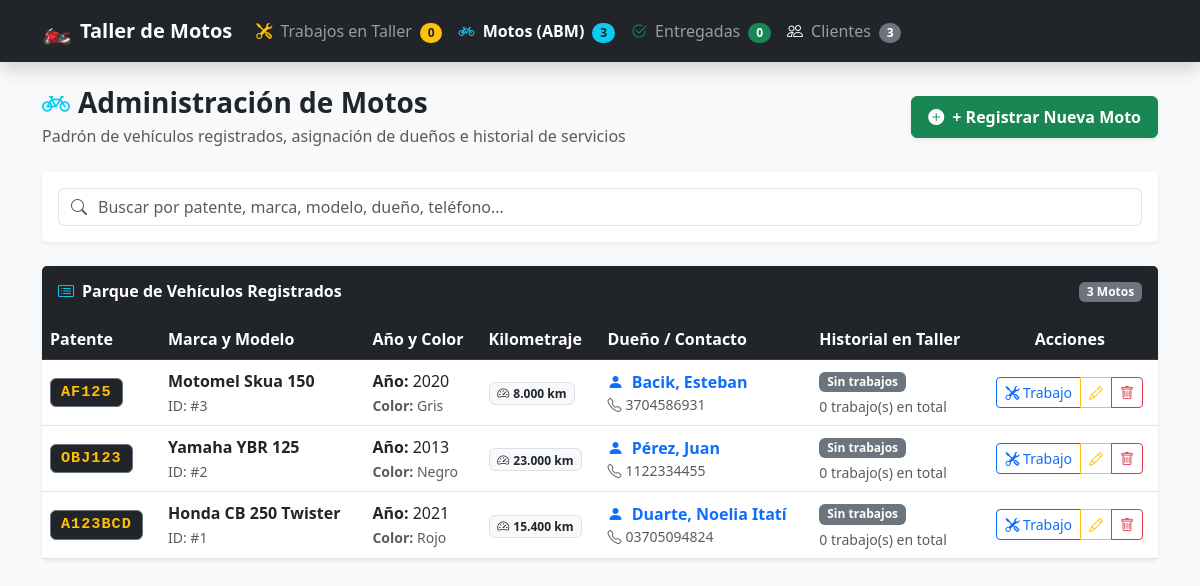
/motos.php, run on an earlier commit of the app's database.
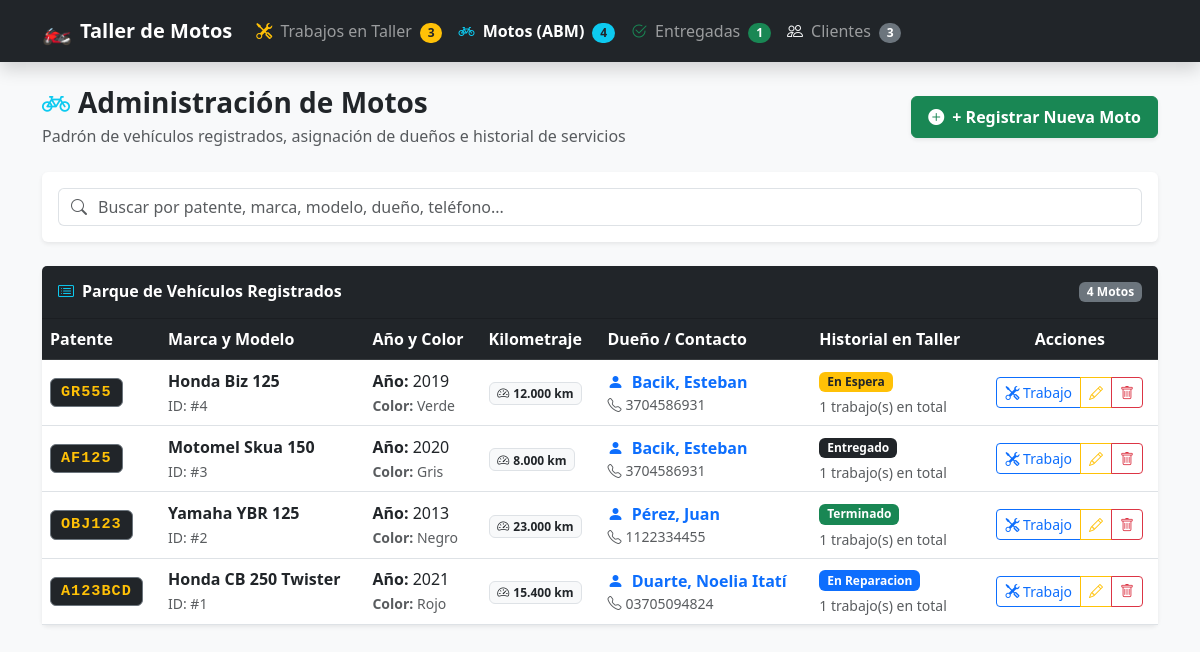
And on a later commit of the database.
### tables this page shows
CREATE TABLE IF NOT EXISTS `motos` (
  `id_moto` INT AUTO_INCREMENT PRIMARY KEY,
  `id_cliente` INT NOT NULL,
  `marca` VARCHAR(50) NOT NULL,
  `modelo` VARCHAR(100) NOT NULL,
  `anio` INT NULL,
  `patente` VARCHAR(20) NOT NULL UNIQUE,
  `color` VARCHAR(30) NULL,
  `kilometraje` INT DEFAULT 0,
  `fecha_registro` TIMESTAMP DEFAULT CURRENT_TIMESTAMP,
  FOREIGN KEY (`id_cliente`) REFERENCES `clientes`(`id_cliente`) ON DELETE CASCADE
);

CREATE TABLE IF NOT EXISTS `clientes` (
  `id_cliente` INT AUTO_INCREMENT PRIMARY KEY,
  `nombre` VARCHAR(100) NOT NULL,
  `apellido` VARCHAR(100) NOT NULL,
  `telefono` VARCHAR(20) NOT NULL,
  `email` VARCHAR(100) NULL,
  `direccion` VARCHAR(200) NULL,
  `fecha_registro` TIMESTAMP DEFAULT CURRENT_TIMESTAMP
);

### motos.php (the view, shortened to what this page needs)
<?php
require_once 'conexion.php';
$sqlMotos = "SELECT m.*,
                    c.nombre AS cliente_nombre, c.apellido AS cliente_apellido,
                    c.telefono AS cliente_telefono, c.direccion AS cliente_direccion,
                    (SELECT t.estado FROM trabajos t WHERE t.id_moto = m.id_moto ORDER BY t.id_trabajo DESC LIMIT 1) AS ultimo_estado,
                    (SELECT COUNT(*) FROM trabajos t WHERE t.id_moto = m.id_moto) AS total_trabajos
             FROM motos m
             INNER JOIN clientes c ON m.id_cliente = c.id_cliente
             ORDER BY m.id_moto DESC";
$stmtMotos = $pdo->query($sqlMotos);
$motos = $stmtMotos->fetchAll();
?>
<!DOCTYPE html>
<html lang="es">
<head>
    <link href="https://cdn.jsdelivr.net/npm/bootstrap@5.3.0/dist/css/bootstrap.min.css" rel="stylesheet">
    <link href="https://cdn.jsdelivr.net/npm/bootstrap-icons@1.10.5/font/bootstrap-icons.css" rel="stylesheet">
</head>
<body class="bg-light">
    <?php include 'navbar.php'; ?>
    <div class="container mb-5">
        <div class="d-flex flex-wrap justify-content-between align-items-center mb-4 gap-3">
            <div>
                <h3 class="fw-bold mb-1 text-dark">
                    <i class="bi bi-bicycle me-2 text-info"></i>Administración de Motos
                </h3>
                <p class="text-muted mb-0">Padrón de vehículos registrados, asignación de dueños e historial de servicios</p>
            </div>
            <div>
                <a href="nueva_moto.php?solo_moto=1" class="btn btn-success fw-bold shadow-sm px-3 py-2">
                    <i class="bi bi-plus-circle-fill me-1"></i> + Registrar Nueva Moto
                </a>
            </div>
        </div>
        <div class="card shadow-sm border-0 mb-4">
            <div class="card-body p-3">
                <div class="input-group">
                    <span class="input-group-text bg-white border-end-0 text-muted">
                        <i class="bi bi-search"></i>
                    </span>
                    <input type="text" id="buscadorMotos" class="form-control border-start-0 ps-0"
                           placeholder="Buscar por patente, marca, modelo, dueño, teléfono..." onkeyup="filtrarMotos()">
                </div>
            </div>
        </div>
        <div class="card shadow-sm border-0">
            <div class="card-header bg-dark text-white d-flex justify-content-between align-items-center py-3">
                <h5 class="mb-0 fs-6 fw-bold">
                    <i class="bi bi-card-list me-2 text-info"></i>Parque de Vehículos Registrados
                </h5>
                <span class="badge bg-secondary" id="contadorFiltradas"><?php echo count($motos); ?> Motos</span>
            </div>
            <div class="card-body p-0">
                <div class="table-responsive">
                    <table class="table table-hover align-middle mb-0" id="tablaMotos">
                        <thead class="table-dark">
                            <tr>
                                <th>Patente</th>
                                <th>Marca y Modelo</th>
                                <th>Año y Color</th>
                                <th>Kilometraje</th>
                                <th>Dueño / Contacto</th>
                                <th>Historial en Taller</th>
                                <th class="text-center">Acciones</th>
                            </tr>
                        </thead>
                        <tbody>
                            <?php if (empty($motos)): ?>
                                <tr>
                                    <td colspan="7" class="text-center py-5 text-muted">
                                        <i class="bi bi-bicycle fs-1 text-muted d-block mb-2"></i>
                                        <strong>No hay motos registradas en el sistema.</strong>
                                        <p class="small text-muted mb-3">Registrá la primera moto haciendo clic en el botón superior.</p>
                                        <a href="nueva_moto.php?solo_moto=1" class="btn btn-sm btn-success">
                                            <i class="bi bi-plus-circle me-1"></i> + Registrar Moto
                                        </a>
                                    </td>
                                </tr>
                            <?php else: ?>
                                <?php foreach ($motos as $m):
                                    $estado = $m['ultimo_estado'] ?? 'Sin trabajos';
                                    $badgeClass = 'bg-secondary';
                                    if ($estado === 'En Espera') $badgeClass = 'bg-warning text-dark';
                                    if ($estado === 'En Reparacion') $badgeClass = 'bg-primary text-white';
                                    if ($estado === 'Terminado') $badgeClass = 'bg-success text-white';
                                    if ($estado === 'Entregado') $badgeClass = 'bg-dark text-white';
                                ?>
                                    <tr class="fila-moto"
                                        data-search="<?php echo strtolower(htmlspecialchars($m['patente'] . ' ' . $m['marca'] . ' ' . $m['modelo'] . ' ' . $m['color'] . ' ' . $m['anio'] . ' ' . $m['cliente_nombre'] . ' ' . $m['cliente_apellido'] . ' ' . $m['cliente_telefono'])); ?>">
                                        <td>
                                            <span class="badge bg-dark badge-patente border border-secondary text-warning">
                                                <?php echo htmlspecialchars($m['patente']); ?>
                                            </span>
                                        </td>
                                        <td>
                                            <div class="fw-bold text-dark fs-6">
                                                <?php echo htmlspecialchars($m['marca'] . ' ' . $m['modelo']); ?>
                                            </div>
                                            <small class="text-muted">ID: #<?php echo $m['id_moto']; ?></small>
                                        </td>
                                        <td>
                                            <span class="d-block text-dark">
                                                <strong>Año:</strong> <?php echo !empty($m['anio']) ? $m['anio'] : '<span class="text-muted">-</span>'; ?>
                                            </span>
                                            <small class="text-muted">
                                                <strong>Color:</strong> <?php echo !empty($m['color']) ? htmlspecialchars($m['color']) : '<span class="text-muted">No especificado</span>'; ?>
                                            </small>
                                        </td>
                                        <td>
                                            <span class="badge bg-light text-dark border">
                                                <i class="bi bi-speedometer2 me-1"></i><?php echo number_format($m['kilometraje'] ?? 0, 0, ',', '.'); ?> km
                                            </span>
                                        </td>
                                        <td>
                                            <div class="fw-bold text-primary">
                                                <i class="bi bi-person-fill me-1"></i>
                                                <?php echo htmlspecialchars($m['cliente_apellido'] . ', ' . $m['cliente_nombre']); ?>
                                            </div>
                                            <small class="text-muted d-block">
                                                <i class="bi bi-telephone me-1"></i><?php echo htmlspecialchars($m['cliente_telefono']); ?>
                                            </small>
                                        </td>
                                        <td>
                                            <span class="badge <?php echo $badgeClass; ?> p-1.5 px-2">
                                                <?php echo htmlspecialchars($estado); ?>
                                            </span>
                                            <small class="d-block text-muted mt-1">
                                                <?php echo $m['total_trabajos']; ?> trabajo(s) en total
                                            </small>
                                        </td>
                                        <td class="text-center">
                                            <div class="btn-group btn-group-sm">
                                                <a href="nueva_moto.php?id_moto=<?php echo $m['id_moto']; ?>" class="btn btn-outline-primary" title="Abrir orden de trabajo en taller">
                                                    <i class="bi bi-tools"></i> Trabajo
                                                </a>
                                                <a href="editar_moto.php?id=<?php echo $m['id_moto']; ?>" class="btn btn-outline-warning" title="Editar datos del vehículo">
                                                    <i class="bi bi-pencil"></i>
                                                </a>
                                                <a href="eliminar_moto.php?id=<?php echo $m['id_moto']; ?>" class="btn btn-outline-danger"
                                                   onclick="return confirm('¿Seguro que deseas eliminar el registro de esta moto del padrón?');" title="Eliminar moto">
                                                    <i class="bi bi-trash"></i>
                                                </a>
                                            </div>
                                        </td>
                                    </tr>
                                <?php endforeach; ?>
                            <?php endif; ?>
                        </tbody>
                    </table>
                </div>
            </div>
        </div>
    </div>
</body>
</html>

### navbar.php (shortened to what this page needs)
<?php
$totalActivas = 0;
$totalEntregadas = 0;
$totalMotos = 0;
$totalClientes = 0;
try {
    $stmtCount = $pdo->query("SELECT
        SUM(CASE WHEN estado != 'Entregado' OR estado IS NULL THEN 1 ELSE 0 END) AS activas,
        SUM(CASE WHEN estado = 'Entregado' THEN 1 ELSE 0 END) AS entregadas
        FROM trabajos");
    $counts = $stmtCount->fetch();
    $totalActivas = $counts['activas'] ?? 0;
    $totalEntregadas = $counts['entregadas'] ?? 0;
    $totalMotos = $pdo->query("SELECT COUNT(*) FROM motos")->fetchColumn();
    $totalClientes = $pdo->query("SELECT COUNT(*) FROM clientes")->fetchColumn();
} catch (Exception $e) {}
$currentScript = basename($_SERVER['PHP_SELF']);
?>
<nav class="navbar navbar-expand-lg navbar-dark bg-dark mb-4 shadow sticky-top">
    <div class="container">
        <a class="navbar-brand fw-bold d-flex align-items-center gap-2" href="trabajos.php">
            <span class="fs-4">🏍️</span>
            <span>Taller de Motos</span>
        </a>
        <div class="collapse navbar-collapse" id="navbarNav">
            <ul class="navbar-nav me-auto mb-2 mb-lg-0">
                <li class="nav-item">
                    <a class="nav-link <?php echo ($currentScript === 'trabajos.php' || $currentScript === 'index.php') ? 'active fw-bold' : ''; ?>" href="trabajos.php">
                        <i class="bi bi-tools me-1 text-warning"></i> Trabajos en Taller
                        <span class="badge bg-warning text-dark ms-1 rounded-pill"><?php echo $totalActivas; ?></span>
                    </a>
                </li>
                <li class="nav-item">
                    <a class="nav-link <?php echo ($currentScript === 'motos.php') ? 'active fw-bold' : ''; ?>" href="motos.php">
                        <i class="bi bi-bicycle me-1 text-info"></i> Motos (ABM)
                        <span class="badge bg-info text-dark ms-1 rounded-pill"><?php echo $totalMotos; ?></span>
                    </a>
                </li>
                <li class="nav-item">
                    <a class="nav-link <?php echo ($currentScript === 'entregadas.php') ? 'active fw-bold' : ''; ?>" href="entregadas.php">
                        <i class="bi bi-check2-circle me-1 text-success"></i> Entregadas
                        <span class="badge bg-success ms-1 rounded-pill"><?php echo $totalEntregadas; ?></span>
                    </a>
                </li>
                <li class="nav-item">
                    <a class="nav-link <?php echo ($currentScript === 'clientes.php') ? 'active fw-bold' : ''; ?>" href="clientes.php">
                        <i class="bi bi-people me-1 text-light"></i> Clientes
                        <span class="badge bg-secondary ms-1 rounded-pill"><?php echo $totalClientes; ?></span>
                    </a>
                </li>
            </ul>
        </div>
    </div>
</nav>

### motos.php (style rules this page uses)
.badge-patente { font-family: monospace; letter-spacing: 1px; font-size: 0.95rem; padding: 6px 10px; border-radius: 6px; }

What changed in the data, as far as the page shows it:
added motos: patente "GR555", marca+modelo "Honda Biz 125", id_moto "4", anio "2019", color "Verde", kilometraje "12.000", id_cliente.nombre "Bacik, Esteban", id_cliente.telefono "3704586931", estado "En Espera", total_trabajos "1"
computed for motos "Motomel Skua 150": estado "Sin trabajos" → "Entregado"; total_trabajos "0" → "1"
computed for motos "Yamaha YBR 125": estado "Sin trabajos" → "Terminado"; total_trabajos "0" → "1"
computed for motos "Honda CB 250 Twister": estado "Sin trabajos" → "En Reparacion"; total_trabajos "0" → "1"
Also different on the page:
$totalActivas: "0" → "3"
$totalMotos: "3" → "4"
$totalEntregadas: "0" → "1"
count($motos): "3" → "4"
